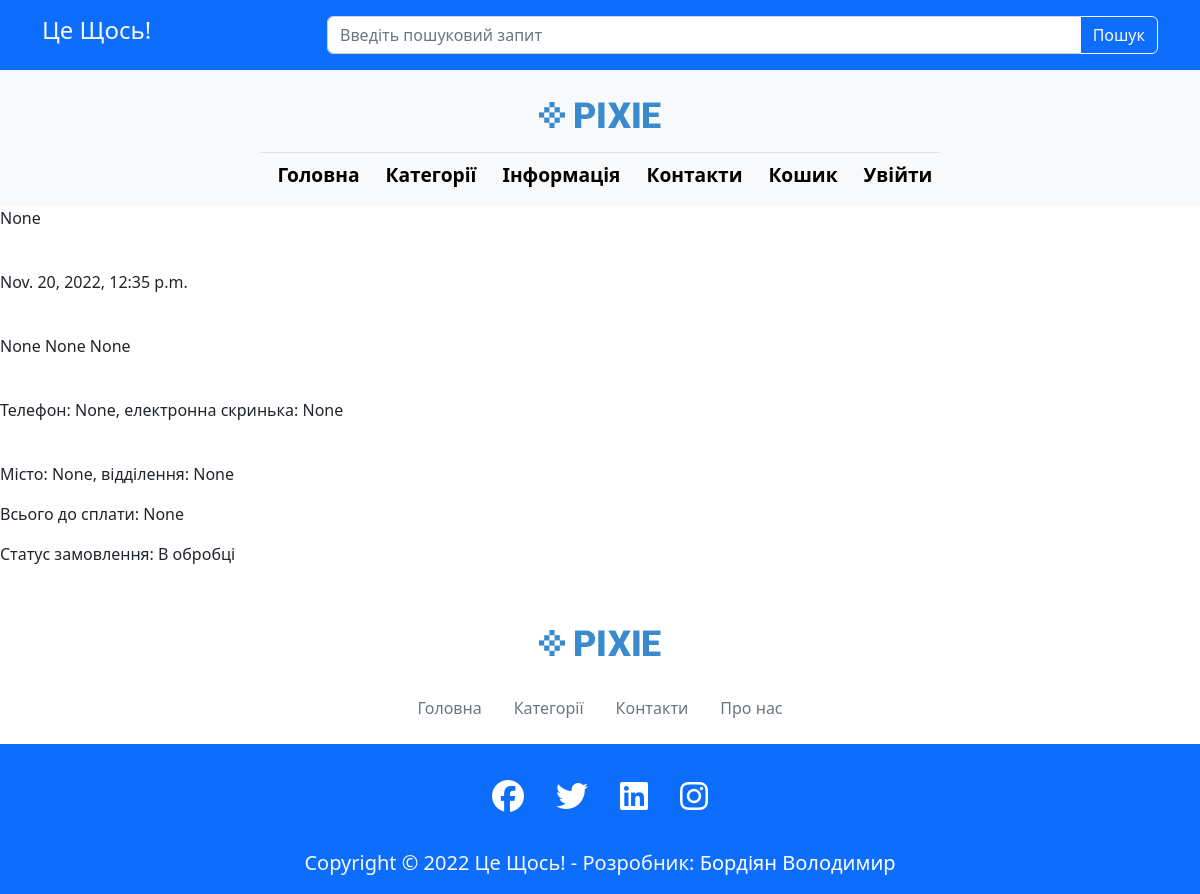
The page /user_order/87/ on the database its author committed.
### goods/models.py (models this page shows, shortened)
class OrderCard(models.Model):
    STATUS_CHOICES = (
        ("PROCESSING", "В обробці"),
        ("PREPARING", "Готується до відправки"),
        ("SENT", "Відправлено"),
        ("TAKEN", "Отримано"),
    )
    client = models.ForeignKey(Profile, on_delete=models.CASCADE, null=True, blank=True)
    session_id = models.CharField(max_length=100, null=True, blank=True)
    goods = models.ManyToManyField(OrderProduct, blank=True)
    city = models.CharField(max_length=200, null=True, blank=True)
    mail_post = models.CharField(max_length=200, null=True, blank=True)
    name = models.CharField(max_length=200, null=True, blank=True)
    surname = models.CharField(max_length=200, null=True, blank=True)
    father_name = models.CharField(max_length=200, null=True, blank=True)
    email = models.CharField(max_length=200, null=True, blank=True)
    phone_number = models.CharField(max_length=30, null=True, blank=True)
    total = models.FloatField(max_length=30,null=True, blank=True)
    status = models.CharField(max_length=25, choices=STATUS_CHOICES, default="PROCESSING")
    created = models.DateTimeField(auto_now_add=True)

### goods/views.py (the view)
# urls.py: path('user_order/<str:pk>/', views.user_order, name="user_order"),
def user_order(request, pk):
    card = OrderCard.objects.get(id=pk)
    context = {'card': card}
    return render(request, 'user_order.html', context)

### templates/user_order.html (shortened to what this page needs)
{% extends 'main.html' %}
{% load static %}
{% block content %}
<div class="content--wrapper">
<div class="client--card">
    <p>{{card.client}}</p>
    <br>
    <p>{{card.created}}</p>
      <br>
    <p>{{card.surname}} {{card.name}} {{card.father_name}}</p>
      <br>
    <p>Телефон: {{card.phone_number}}, електронна скринька: {{card.email}}</p>
      <br>
   <p>Місто: {{card.city}}, відділення: {{card.mail_post}}</p>
     <p>Всього до сплати: {{card.total}}</p>
      <p>Статус замовлення: {{card.get_status_display}}</p>
</div>
</div>
{% endblock content %}

### rows shown on the page
OrderCard: client "None", created "Nov. 20, 2022, 12:35 p.m.", surname "None", name "None", father_name "None", phone_number "None", email "None", city "None", mail_post "None", total "None", status "В обробці"
